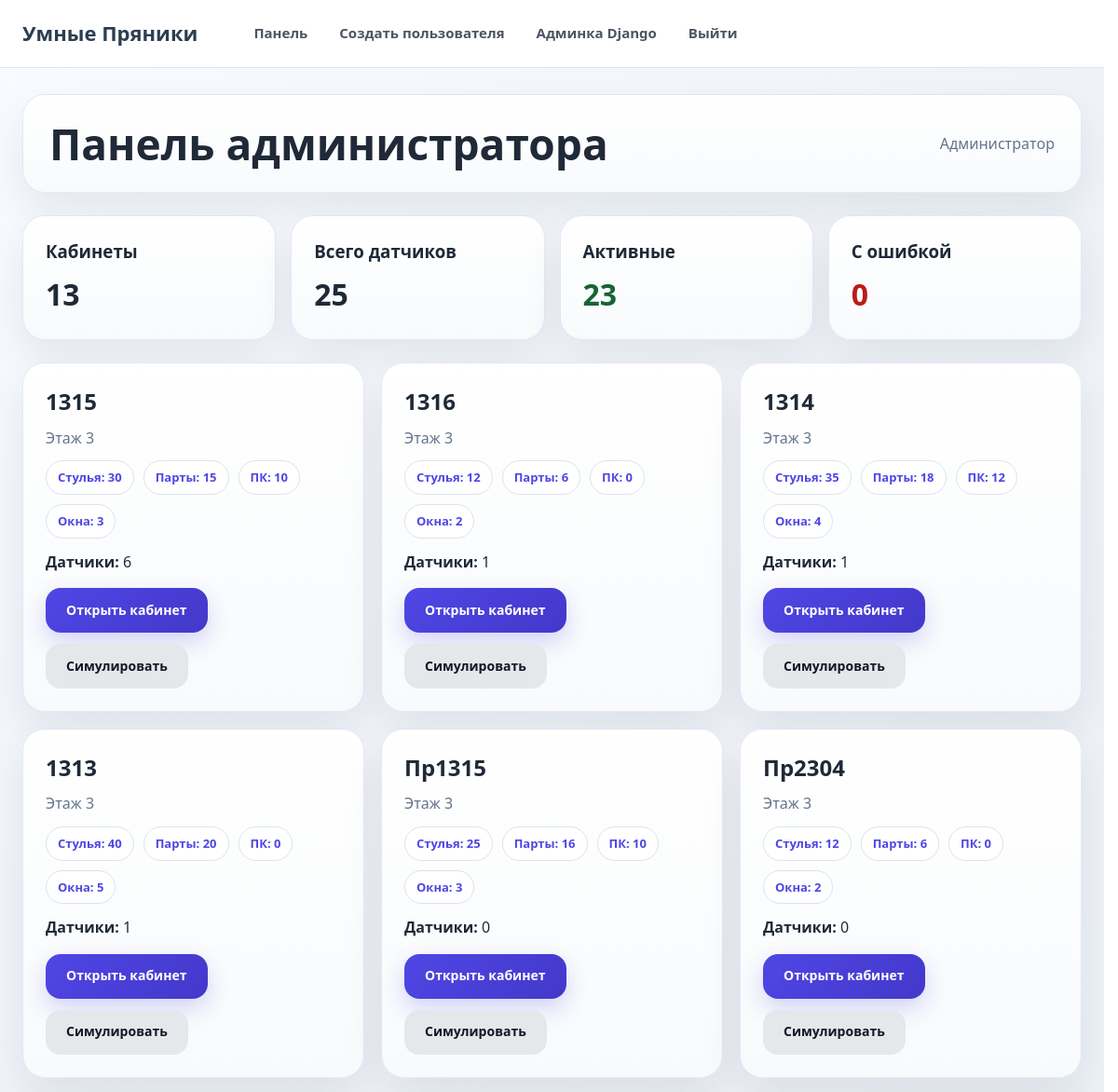
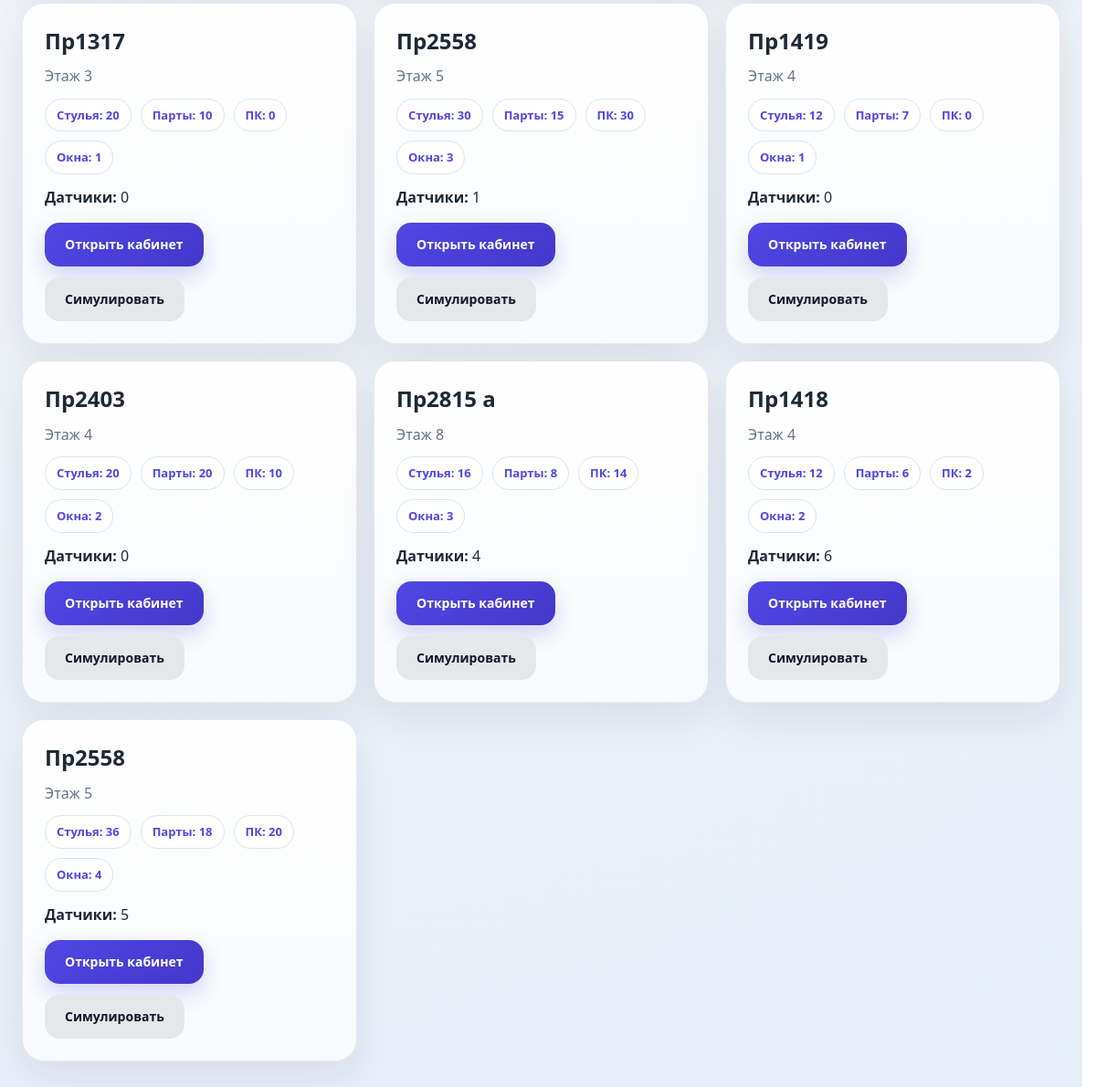
The app's page /dashboard/ (signed in), older data (2 pictures, top to bottom).
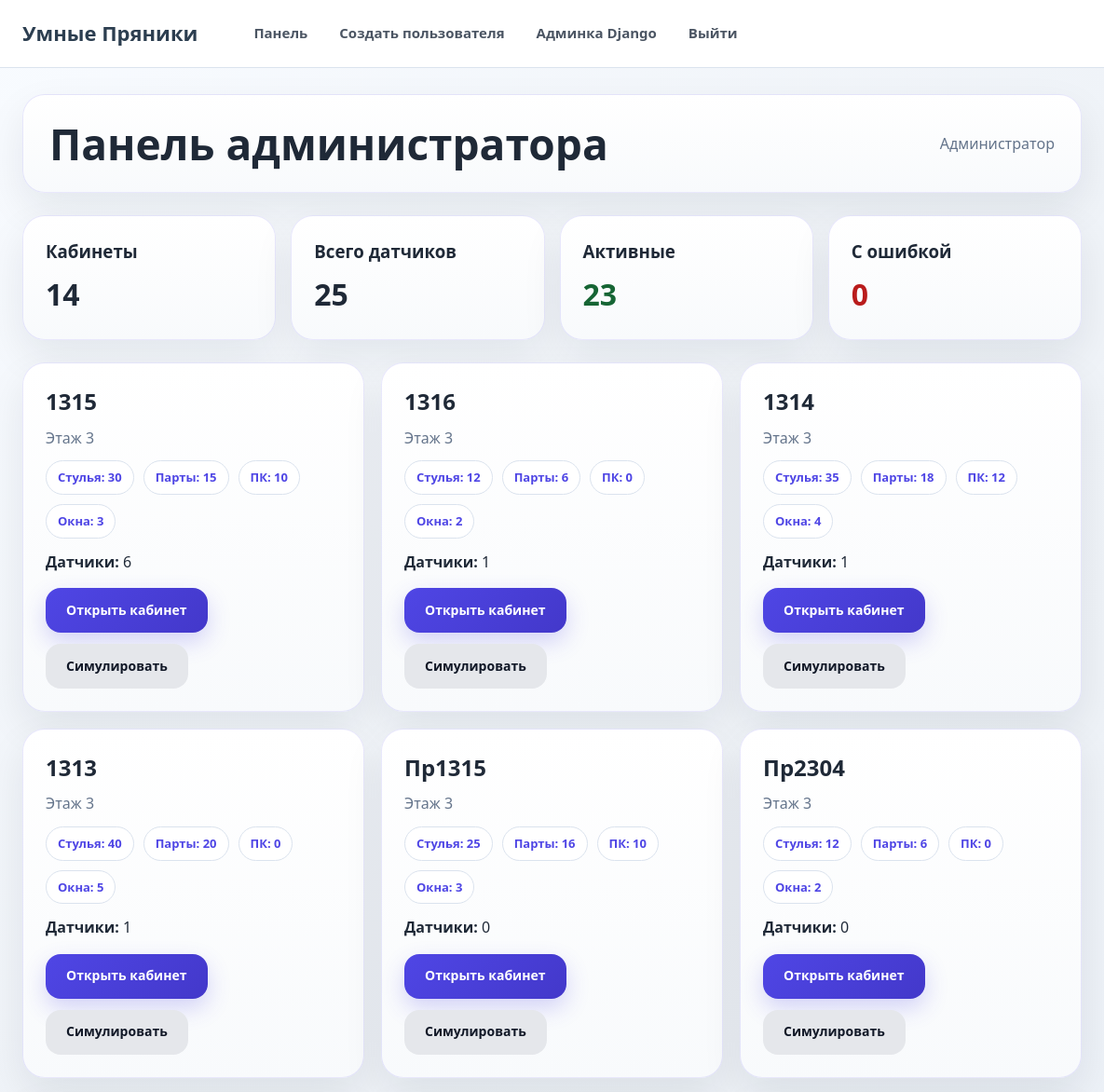
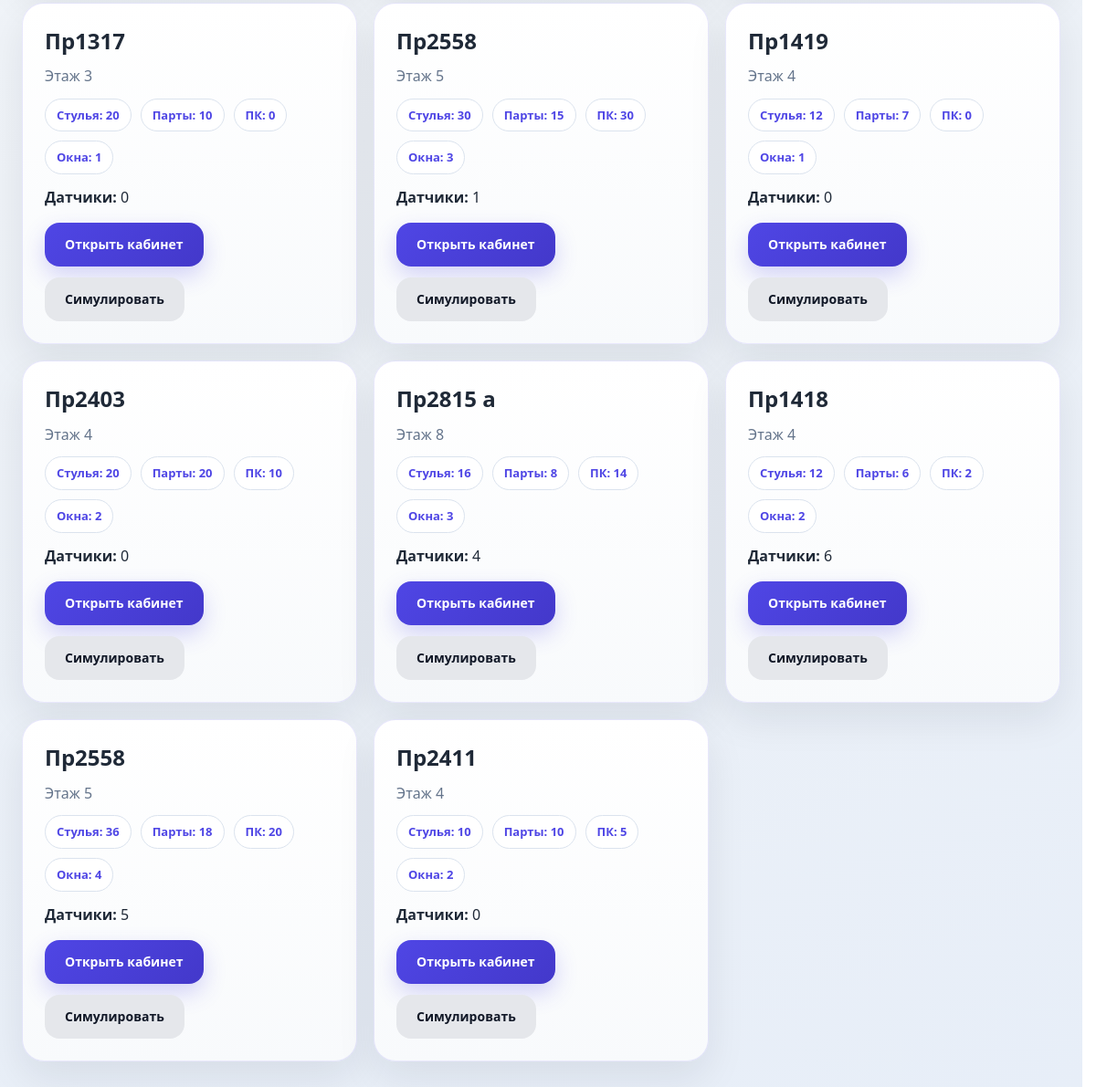
The same page, newer data (2 pictures, top to bottom).
### university/models.py (models this page shows, shortened)
class Room(models.Model):
    name = models.CharField("Название кабинета", max_length=50)
    floor = models.IntegerField("Этаж")
    chairs = models.IntegerField("Количество стульев", default=0)
    desks = models.IntegerField("Количество парт", default=0)
    computers = models.IntegerField("Количество компьютеров", default=0)
    windows = models.IntegerField("Количество окон", default=0)
    description = models.TextField("Описание кабинета", blank=True)
    window_open = models.BooleanField("Окна открыты", default=False)
    conditioners = models.IntegerField("Количество кондиционеров", default=0)
    class Meta:
        verbose_name = "Кабинет"
        verbose_name_plural = "Кабинеты"

### university/views.py (the view)
# urls.py: path("dashboard/", views.dashboard_home, name="dashboard_home"),
@moderator_or_admin_required
def dashboard_home(request):
    rooms = Room.objects.prefetch_related("sensor_set__sensor_type", "conditioner_set").all()
    total_rooms = rooms.count()
    total_sensors = sum(room.sensor_set.count() for room in rooms)
    active_sensors = sum(room.sensor_set.filter(status="active").count() for room in rooms)
    error_sensors = sum(room.sensor_set.filter(status="error").count() for room in rooms)
    context = {
        "rooms": rooms,
        "total_rooms": total_rooms,
        "total_sensors": total_sensors,
        "active_sensors": active_sensors,
        "error_sensors": error_sensors,
        "title": "Панель администратора",
    }
    return render(request, "dashboard/home.html", context)

### university/context_processors.py (called while the page is built, shortened)
def unread_notification_popup(request):
    if not request.user.is_authenticated:
        return {"popup_notifications": []}
    if request.session.get("notifications_popup_shown") is True:
        return {"popup_notifications": []}

### university/templates/dashboard/home.html
{% extends "dashboard/base.html" %}
{% block content %}
<div class="grid">
    <div class="card">
        <h3>Кабинеты</h3>
        <div style="font-size: 32px; font-weight: 700;">{{ total_rooms }}</div>
    </div>
    <div class="card">
        <h3>Всего датчиков</h3>
        <div style="font-size: 32px; font-weight: 700;">{{ total_sensors }}</div>
    </div>
    <div class="card">
        <h3>Активные</h3>
        <div style="font-size: 32px; font-weight: 700;" class="status-active">{{ active_sensors }}</div>
    </div>
    <div class="card">
        <h3>С ошибкой</h3>
        <div style="font-size: 32px; font-weight: 700;" class="status-error">{{ error_sensors }}</div>
    </div>
</div>
<div style="margin-top: 24px;" class="room-grid">
    {% for room in rooms %}
        <div class="card">
            <h2>{{ room.name }}</h2>
            <div class="muted">Этаж {{ room.floor }}</div>
            <div class="room-meta">
                <div class="pill">Стулья: {{ room.chairs }}</div>
                <div class="pill">Парты: {{ room.desks }}</div>
                <div class="pill">ПК: {{ room.computers }}</div>
                <div class="pill">Окна: {{ room.windows }}</div>
            </div>
            <div style="margin-top: 14px;">
                <strong>Датчики:</strong> {{ room.sensor_set.count }}
            </div>
            <div class="actions">
                <a class="btn" href="{% url 'university:room_detail' room.id %}">Открыть кабинет</a>
                <a class="btn btn-secondary" href="{% url 'university:room_simulate' room.id %}">Симулировать</a>
            </div>
        </div>
    {% empty %}
        <div class="card">
            <h3>Кабинеты не найдены</h3>
            <p class="muted">Сначала добавь кабинеты в админке.</p>
            <a class="btn" href="/admin/university/room/">Перейти в админку</a>
        </div>
    {% endfor %}
</div>
{% endblock %}

Row changes from the older to the newer data that the page shows:
added Room: name "Пр2411", floor "4", chairs "10", desks "10", computers "5", windows "2", sensor_set.count "0"
Text that changed along with them:
{{ total_rooms }}: "13" → "14"
